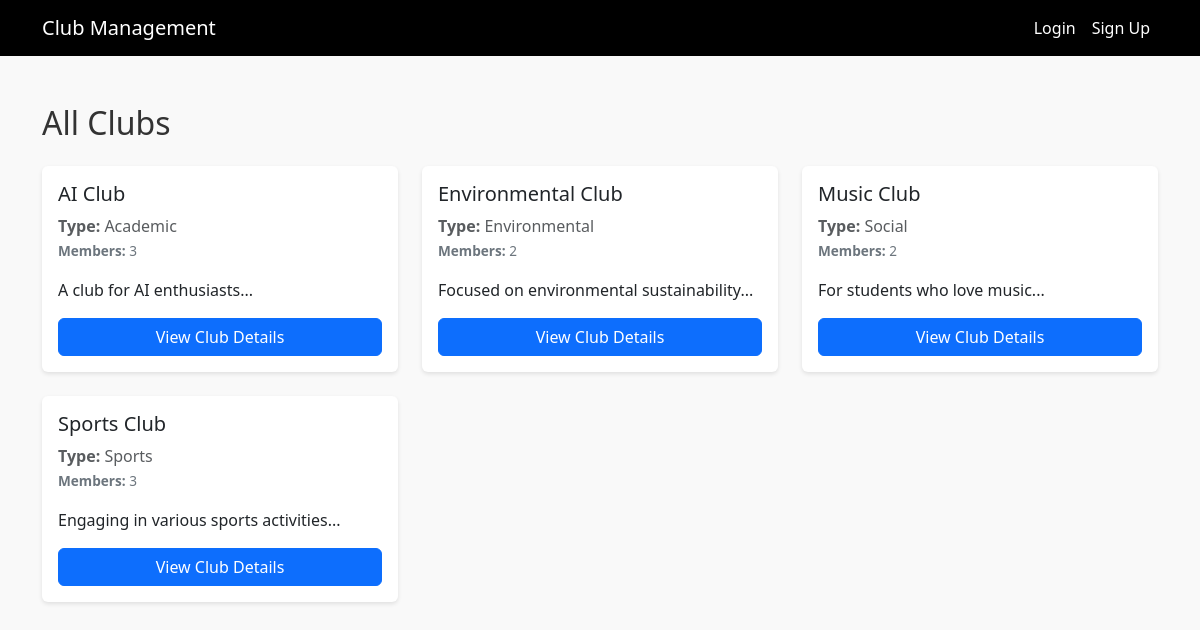
Screenshot of /clubs.php with the database file from the repository.
### tables this page shows
CREATE TABLE clubs (
    id INT AUTO_INCREMENT PRIMARY KEY,
    name VARCHAR(255) NOT NULL,
    description TEXT,
    contact VARCHAR(255),
    type ENUM('academic', 'sports', 'social', 'environmental', 'business') NOT NULL,
    created_at TIMESTAMP DEFAULT CURRENT_TIMESTAMP
);

### clubs.php (the view, shortened to what this page needs)
<?php
require_once __DIR__ . '/config/config.php';
$clubs = $pdo->query("
    SELECT c.id, c.name, c.description, c.type, COUNT(cm.student_id) AS total_members
    FROM clubs c
    LEFT JOIN club_members cm ON c.id = cm.club_id
    GROUP BY c.id
    ORDER BY c.name ASC
")->fetchAll(PDO::FETCH_ASSOC);
?>
<!DOCTYPE html>
<html lang="en">
<head>
    <link href="https://cdn.jsdelivr.net/npm/bootstrap@5.3.0/dist/css/bootstrap.min.css" rel="stylesheet">
</head>
<body>
    <nav class="navbar navbar-expand-lg navbar-dark">
        <div class="container">
            <a class="navbar-brand" href="index.php">Club Management</a>
            <div class="navbar-nav ms-auto">
                <?php if (isset($_SESSION['user_id'])): ?>
                    <a class="nav-link" href="<?= $_SESSION['role'] === 'admin' ? 'admin_dashboard.php' : ($_SESSION['role'] === 'club_manager' ? 'club_manager_dashboard.php' : 'student_dashboard.php') ?>">Dashboard</a>
                    <a class="nav-link" href="logout.php">Logout</a>
                <?php else: ?>
                    <a class="nav-link" href="login.php">Login</a>
                    <a class="nav-link" href="signup.php">Sign Up</a>
                <?php endif; ?>
            </div>
        </div>
    </nav>
    <div class="container mt-5">
        <h2 class="mb-4">All Clubs</h2>
        <div class="row">
            <?php foreach ($clubs as $club): ?>
                <div class="col-md-4 mb-4">
                    <div class="card h-100">
                        <div class="card-body">
                            <h5 class="card-title"><?= htmlspecialchars($club['name']) ?></h5>
                            <p class="card-text text-muted">
                                <strong>Type:</strong> <?= ucfirst($club['type']) ?><br>
                                <span class="member-count"><strong>Members:</strong> <?= $club['total_members'] ?></span>
                            </p>
                            <p class="card-text"><?= nl2br(htmlspecialchars(substr($club['description'], 0, 100))) ?>...</p>
                            <a href="club_details.php?id=<?= $club['id'] ?>" class="btn btn-primary w-100">
                                View Club Details
                            </a>
                        </div>
                    </div>
                </div>
            <?php endforeach; ?>
        </div>
    </div>
</body>
</html>

### clubs.php (style rules this page uses)
body { background-color: #f9f9f9; color: #333; }
.navbar { background-color: #000; }
.navbar-brand, .navbar-nav .nav-link { color: #fff !important; }
.card { border: none; box-shadow: 0 2px 4px rgba(0, 0, 0, 0.1); }
.member-count { font-size: 0.85rem; color: #6c757d; }

### rows the page displays
clubs: name "AI Club", type "Academic", total_members "3", description "A club for AI enthusiasts"
clubs: name "Environmental Club", type "Environmental", total_members "2", description "Focused on environmental sustainability"
clubs: name "Music Club", type "Social", total_members "2", description "For students who love music"
clubs: name "Sports Club", type "Sports", total_members "3", description "Engaging in various sports activities"
